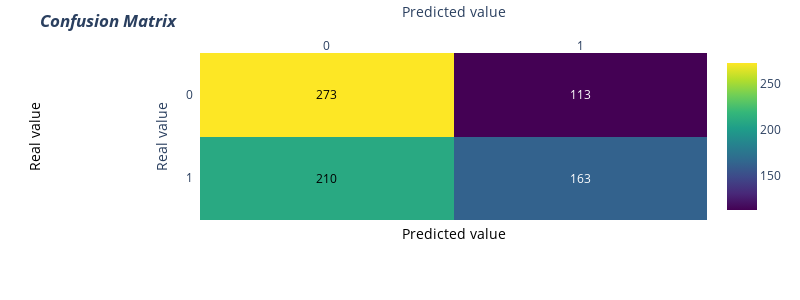

The notebook cell saved with this chart:
### Code cell
class_labels = sorted(set(y_pred))

confusion_matrix_test = model_fitter.evaluate_classification_confusion(log_reg_model, X_rf, y_train, X_test, y_test, use_train_predictions=False)

plotter.plot_confusion_matrix(confusion_matrix_test, class_labels)

### Figure 1 — Plotly figure (JSON) as saved in the notebook; plotly's stock layout.template omitted (floating-point values rounded to 4 significant figures)
{"data": [{"colorscale": [[0, "#440154"], [0.1111, "#482878"], [0.2222, "#3e4989"], [0.3333, "#31688e"], [0.4444, "#26828e"], [0.5556, "#1f9e89"], [0.6667, "#35b779"], [0.7778, "#6ece58"], [0.8889, "#b5de2b"], [1, "#fde725"]], "reversescale": false, "showscale": true, "type": "heatmap", "x": [0, 1], "y": [0, 1], "z": [[273, 113], [210, 163]]}], "layout": {"annotations": [{"font": {"color": "#000000"}, "showarrow": false, "text": "273", "x": 0, "xref": "x", "y": 0, "yref": "y"}, {"font": {"color": "#FFFFFF"}, "showarrow": false, "text": "113", "x": 1, "xref": "x", "y": 0, "yref": "y"}, {"font": {"color": "#000000"}, "showarrow": false, "text": "210", "x": 0, "xref": "x", "y": 1, "yref": "y"}, {"font": {"color": "#FFFFFF"}, "showarrow": false, "text": "163", "x": 1, "xref": "x", "y": 1, "yref": "y"}, {"font": {"color": "black", "size": 14}, "showarrow": false, "text": "Predicted value", "x": 0.5, "xref": "paper", "y": -0.15, "yref": "paper"}, {"font": {"color": "black", "size": 14}, "showarrow": false, "text": "Real value", "textangle": -90, "x": -0.35, "xref": "paper", "y": 0.5, "yref": "paper"}], "height": 300, "margin": {"l": 200, "t": 50}, "title": {"text": "<i><b>Confusion Matrix</b></i>"}, "width": 800, "xaxis": {"dtick": 1, "gridcolor": "rgb(0, 0, 0)", "side": "top", "ticks": "", "title": {"text": "Predicted value"}}, "yaxis": {"autorange": "reversed", "dtick": 1, "ticks": "", "ticksuffix": "  ", "title": {"text": "Real value"}}}}
